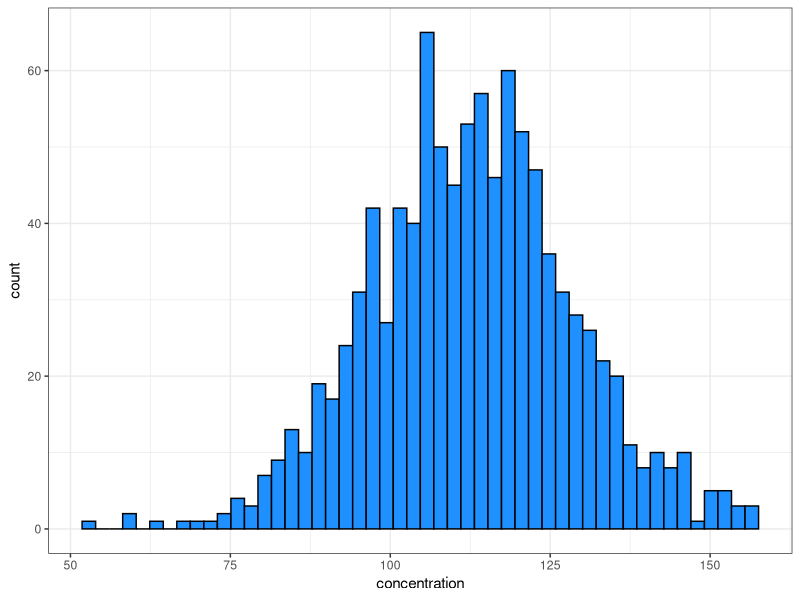
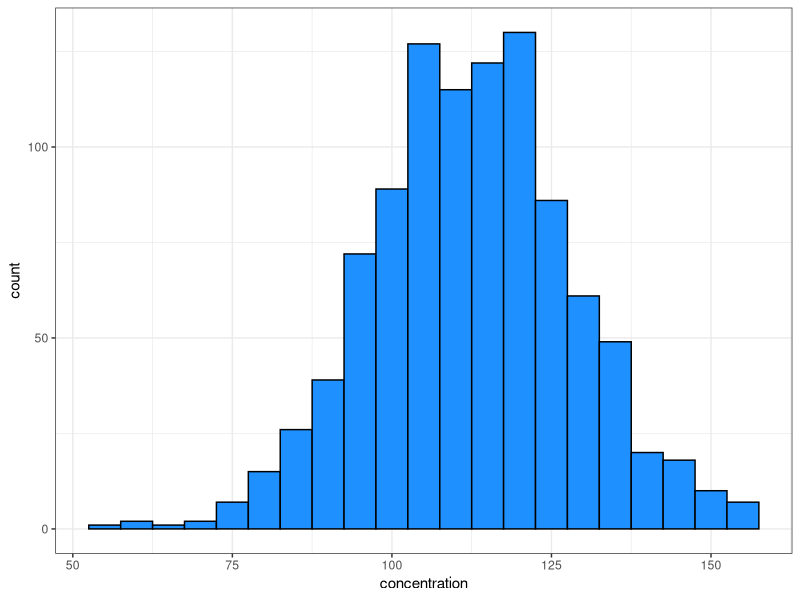
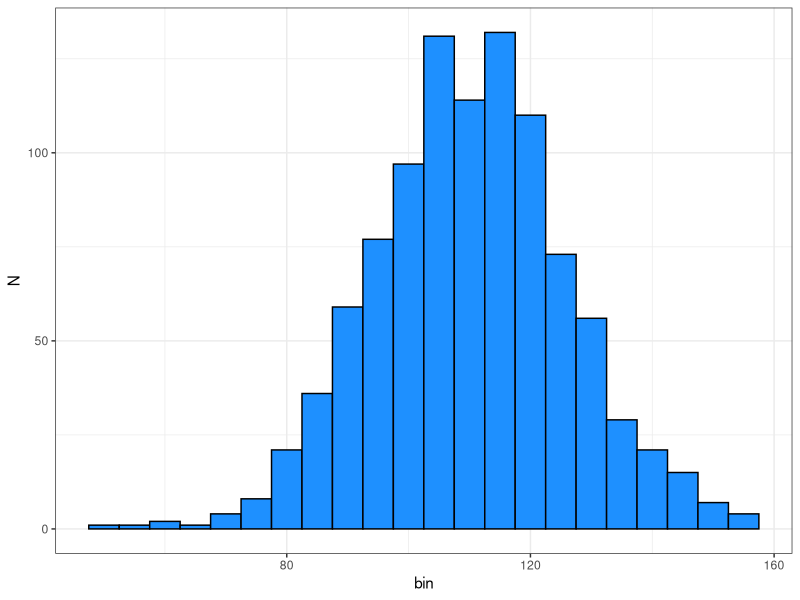
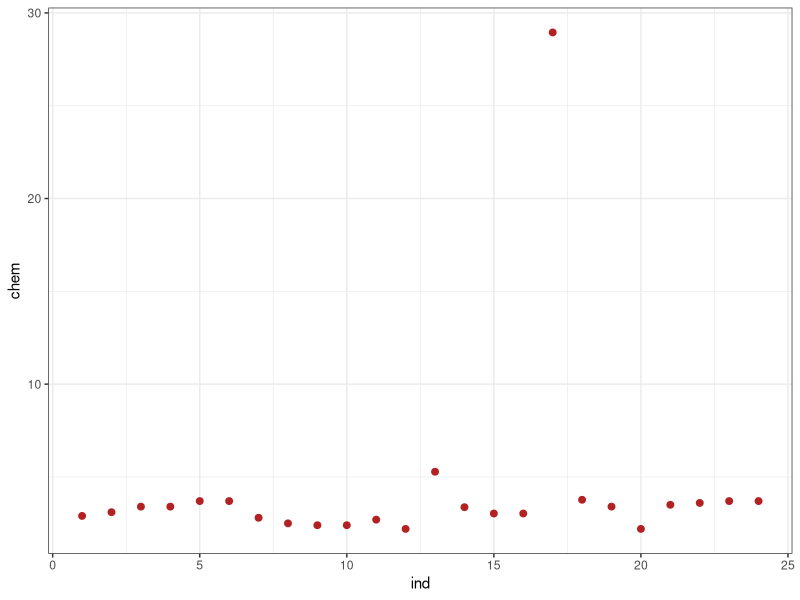

Write the R code that produced these figures, in order.
## ---- chunk 1
knitr::opts_chunk$set(echo = TRUE)
## ---- chunk 2
set.seed(9222016)

rand_data <- data.frame(obs = 1:999,concentration = rnorm(999, 113, 16))
head(rand_data)

# minumum
min(rand_data$concentration)

# maximum 
max(rand_data$concentration)

## ---- chunk 3
library(ggplot2)
library(dplyr)

# We can set the number of bins to add the data

ggplot(data = rand_data) +
  geom_histogram(aes(x = concentration), fill = "dodgerblue", colour="black", bins = 50) + 
  theme_bw()

# or we can set how wide we want the binds to be
ggplot(data = rand_data) +
  geom_histogram(aes(x = concentration), fill = "dodgerblue", colour="black", binwidth = 5) + 
  theme_bw()

# use dplyr to create bins and then geom_bar to create plot

summ_data<-rand_data %>% 
            mutate(bin = cut(rand_data$concentration, seq(50,175, by = 5), labels =seq(50,170, by = 5))) %>% 
            group_by(bin) %>% 
            summarise(N = n()) %>% 
            ungroup() %>% 
            mutate(bin = as.numeric(as.character(bin)))

ggplot(data = summ_data) + 
  geom_bar(aes(x = bin, y = N), stat ="identity",fill = "dodgerblue", colour = "black", width = 5) +
  theme_bw()

## ---- chunk 4

sum(rand_data$concentration) / length(rand_data$concentration)

mean(rand_data$concentration)
## ---- chunk 5
# First order the data from smallest to largest
conc_ordered <- rand_data$concentration[order(rand_data$concentration)]

length(conc_ordered)  # find number of values

conc_ordered[500] # 500 is the midpoint of 999

median(rand_data$concentration)
## ---- chunk 6
concentration = c(2,4,6,7,11,21,81,90,105,121)

# First order the data from smallest to largest
conc_ordered <- concentration[order(concentration)]

length(conc_ordered) *0.10  # need to remove the smallest and largest 50 values

conc_ordered[-c(1,10)] # remove those values

mean(conc_ordered[-c(1,10)])

mean(conc_ordered, trim = 0.1) #  you can use the trim function in mean()
 
## ---- chunk 7
# First order the data from smallest to largest
conc_ordered <- concentration[order(concentration)]

length(conc_ordered) *0.10  # need to remove the smallest and largest 50 values

conc_ordered[-c(1,10)] # remove those values

mean(conc_ordered[c(2,2,3,4,5,6,7,8,9,9)])

## ---- chunk 8
library(psych)

winsor.mean(concentration, trim = 0.1)  
## ---- chunk 9
library(MASS)  #requires the MASS package

data(chem)  #load the chem dataset

chem_data<-data.frame(ind = 1:length(chem),chem = chem)

ggplot(data = chem_data) + 
  geom_point(aes(x = ind, y= chem), size = 2, colour = "firebrick") +
  theme_bw()
## ---- chunk 10
mean(chem)

huber(chem)

## ---- chunk 11
fake_data<- rpois(20, 10)

#all possible combinations
all_combos <- expand.grid(x=(fake_data), y = (fake_data))

all_combos$mean <- apply(all_combos,1,mean)

median(all_combos$mean)

# We can get the same answer from the wilcox test

wilcox.test(fake_data,  conf.int = TRUE)$estimate

## ---- chunk 12
# range 
range(rand_data$concentration) #minimum and maximum
## ---- chunk 13
sum_squares<-sum((rand_data$concentration - mean(rand_data$concentration))^2)
sum_squares / (length(rand_data$concentration) - 1) # variance

var(rand_data$concentration)
## ---- chunk 14
sqrt(var(rand_data$concentration))

sd(rand_data$concentration)
## ---- chunk 15
sd(rand_data$concentration) / mean(rand_data$concentration)
## ---- chunk 16
abs_deviation <-abs(rand_data$concentration - median(rand_data$concentration))
median(abs_deviation) * 1.4826

mad(rand_data$concentration)
## ---- chunk 17
quantz <- quantile(rand_data$concentration, c(0.75, 0.25))
quantz[1] - quantz[2] 

IQR(rand_data$concentration)
## ---- chunk 18
critical.vals<-data.frame(ConfidenceInterval=c('99%','95%','90%','80%'),
                          CriticalValue=c(abs(qt(0.010, 10000)),
                                         abs(qt(0.025,10000)),
                                         abs(qt(0.050, 10000)),
                                         abs(qt(0.10, 10000))))

